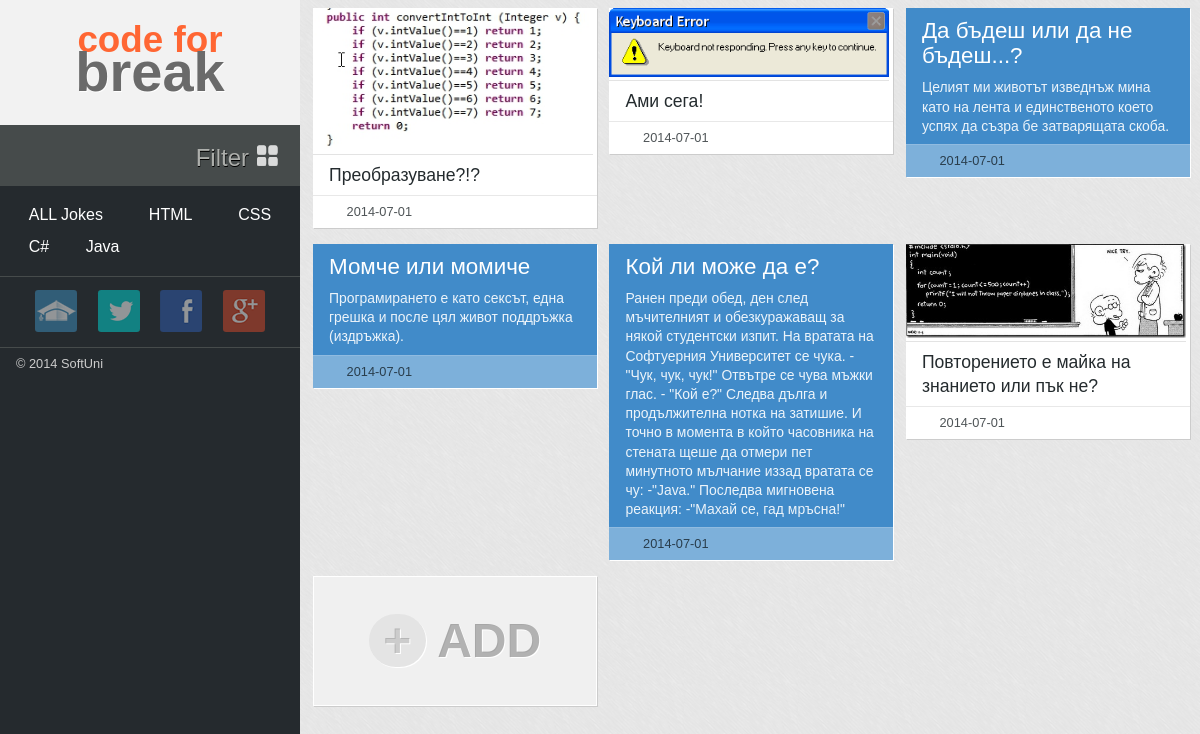
The page / on the database its author committed.
### tables this page shows
CREATE TABLE IF NOT EXISTS `jokes` (
  `joke_id` int(11) NOT NULL AUTO_INCREMENT,
  `joke_title` text NOT NULL,
  `joke_content` text NOT NULL,
  `joke_date` date NOT NULL,
  `joke_type` int(2) NOT NULL,
  PRIMARY KEY (`joke_id`)
);

### database/GetInfomation.php (called while the page is built, shortened)
<?php
include_once 'Connection.php';
$sql="select * from jokes";
$db = new DatabaseConnect;
$query = $db->execute($sql);
if (isset($query)) {
    $i=1;
    while ($row = mysqli_fetch_assoc($query)) {
        $id[$i]=$row['joke_id'];
        $joke[$id[$i]]['title'] = $row['joke_title'];
        $joke[$id[$i]]['content'] = $row['joke_content'];
        $joke[$id[$i]]['date'] = $row['joke_date'];
        $joke[$id[$i]]['type'] = $row['joke_type'];
        $i++;
    }
}

### database/Connection.php (called while the page is built, shortened)
<?php
class DatabaseConnect {
    public $_db;
    public function __construct() {
        $db = new mysqli('localhost','root', '', 'jokehunter');
        if ($db->connect_errno) {
            header('Location: errorPages' . DS . 'database.php');
            exit;
        } else {
            $this->_db = $db;
        }
    }
    public function execute($sql) {
        $this->_db->query('SET NAMES utf8');
        $query = $this->_db->query($sql);
        if (!$query) {
            echo $this->_db->error;
        } else {
            return $query;
        }
    }
}

### index.php (the view, shortened to what this page needs)
<!DOCTYPE html>
<html>
<head>
    <link href="styles/reset.css" rel="stylesheet" />
    <link href="styles/css.css" rel="stylesheet" />
</head>
<body>
    <aside>
        <header>
            <h1 id="logo"><em>code for</em> <strong>break</strong></h1>
        </header>
        <nav id="tags">
            <a href="#" class="filter">filter<span class="filter-icon"></span></a>
            <ul class="drop-down">
                <li><a href="?show=all" id="allJokes" data-scroll>ALL Jokes</a></li>
                <li><a href="?show=html" class="active-element" data-scroll>HTML</a></li>
                <li><a href="?show=css" data-scroll>CSS</a></li>
                <li><a href="?show=csharp" data-scroll>C#</a></li>
                <li><a href="?show=java" data-scroll>Java</a></li>
            </ul>
        </nav>
        <div id="media-links">
            <ul>
                <li><a class="softuni-link" title="Softuni" href="http://softuni.bg" target="_blank"></a></li>
                <li><a class="twitter-link" title="Twitter" target="_blank" href="https://twitter.com/softunibg"></a></li>
                <li><a class="facebook-link" title="Facebook page" target="_blank" href="https://www.facebook.com/SoftwareUniversity"></a></li>
				<li><a class="googleplus-link" title="Google Plus" target="_blank" href="https://plus.google.com/+SoftuniBg"></a></li>
            </ul>
            <span>&copy; 2014 SoftUni</span>
    </aside>
    <?php
        include 'database/GetInfomation.php';
    ?>
    <main>
        <div id="jokes">
        <?php
            if(isset($joke) && isset($id)){
                for ($i = sizeof($id); $i >=1 ; $i--) {
                    if($joke[$id[$i]]['type']==1){
                        echo '
                        <section class="box">
                            <article class="box pic">
                                <figure>
                                    <a href="'.$joke[$id[$i]]['content'].'" target="_blank"><img src="'.$joke[$id[$i]]['content'].'" /></a>
                                </figure>
                                <figcaption>'.$joke[$id[$i]]['title'].'</figcaption>
                                <div class="date">
                                    <p>'.$joke[$id[$i]]['date'].'</p>
                                </div>
                            </article>
                        </section>';
                    }  elseif ($joke[$id[$i]]['type']==2) {
                        echo '
                            <section class="box">
                                <article class="box story">
                                    <h2>'.$joke[$id[$i]]['title'].'</h2>
                                    <div class="story-entry">'.$joke[$id[$i]]['content'].'</div>
                                    <div class="date">
                                        <p>'.$joke[$id[$i]]['date'].'</p>
                                    </div>
                                </article>
                            </section>';
                    }
                }
            }
        ?>
            <selection class="box">
                <article class="box add-content">
                    <h3 id="add"><span>+</span> ADD</h3>
                </article>
            </selection>
        </div>
    </main>
</body>
</html>

### rows shown on the page
jokes: joke_content (picture), joke_title "Преобразуване?!?", joke_date "2014-07-01"
jokes: joke_content (picture), joke_title "Ами сега!", joke_date "2014-07-01"
jokes: joke_title "Да бъдеш или да не бъдеш...?", joke_content "Целият ми животът изведнъж мина като на лента и единственото което успях да съзра бе затварящата скоба.", joke_date "2014-07-01"
jokes: joke_title "Момче или момиче", joke_content "Програмирането е като сексът, една грешка и после цял живот поддръжка (издръжка).", joke_date "2014-07-01"
jokes: joke_title "Кой ли може да е?", joke_content "Ранен преди обед, ден след мъчителният и обезкуражаващ за някой студентски изпит. На вратата на Софтуерния Университет се чука. - \"Чук, чук, чук!\" Отвътре се чува мъжки глас. - \"Кой е?\" Следва дълга и продължителна нотка на затишие. И точно в момента в който часовника на стената щеше да отмери пет минутното мълчание иззад вратата се чу: -\"Java.\" Последва мигновена реакция: -\"Махай се, гад мръсна!\"", joke_date "2014-07-01"
jokes: joke_content (picture), joke_title "Повторението е майка на знанието или пък не?", joke_date "2014-07-01"
